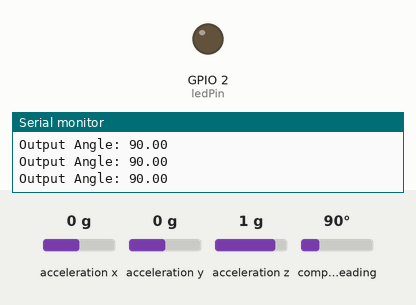
This sketch was run on a simulated ESP32. Parts: output pins drawn as LEDs (lit = HIGH), the last lines printed to the serial monitor. Dashed ring = blinking. Inputs (shaded band) come from the test bench; at power-on: acceleration x 0 g, acceleration y 0 g, acceleration z 1 g, compass heading 90°.

Above: at 2.2 s.
2.3 s: acceleration x set to -1 g
5.3 s: acceleration x set to -1.3 g
At 6.4 s:
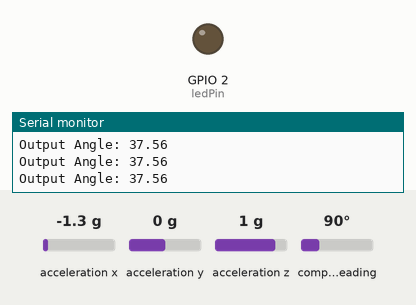
7.2 s: acceleration y set to -0.3 g
9.4 s: acceleration y set to -0.6 g
At 10.6 s:
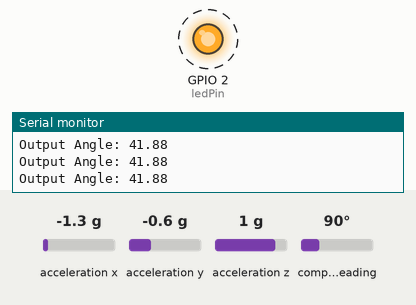
12.4 s: acceleration x set to -1.5 g
At 13.2 s:
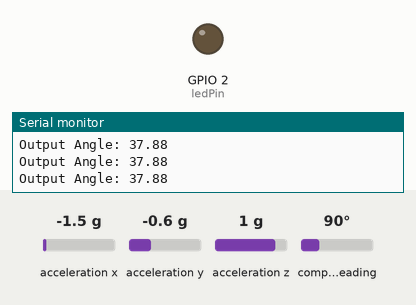
14.2 s: acceleration x set to -0.8 g
At 15.1 s:
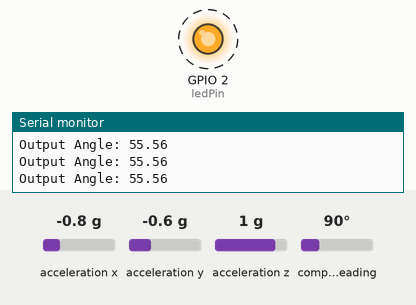
Timing chart, 0 to 18.2 s (numbered marks = the images above; inputs shaded):
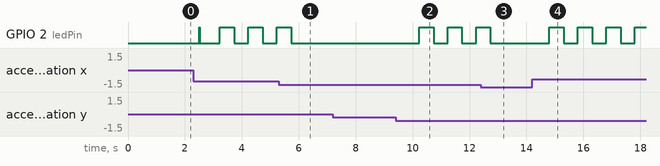

The sketch:

SquatSense_Code_2.0.ino
```cpp
#include <Wire.h>
#include <Adafruit_Sensor.h>
#include <Adafruit_BNO055.h>
#include <utility/imumaths.h>
#include <Ticker.h>

Adafruit_BNO055 bno = Adafruit_BNO055(55);

int ledPin = 2;

int NUM_DATA_POINTS = 5;
int idx = 0;
double y_angle_avg = 0;
double y_angle_buffer[5] = {0};
int ledState = LOW;


Ticker toggler;
Ticker tick;

float rolling_avg(double *y_angle_list) {

  if (idx < NUM_DATA_POINTS) {
      y_angle_buffer[idx] = *y_angle_list;
      idx++;
      return NAN; // Not enough data yet
  } else {
      // Calculate averages
      y_angle_avg = 0;
      for (int i = 0; i < NUM_DATA_POINTS; i++) {
          y_angle_avg += y_angle_buffer[i];
      }
      y_angle_avg /= NUM_DATA_POINTS;

      // Shift elements in the buffer to remove the oldest data point
      for (int i = 0; i < NUM_DATA_POINTS - 1; i++) {
          y_angle_buffer[i] = y_angle_buffer[i + 1];
      }
      // Add the newest data point to the buffer
      y_angle_buffer[NUM_DATA_POINTS - 1] = *y_angle_list;

      return y_angle_avg;
  }
}

void blink() {
  digitalWrite(ledPin, !digitalRead(ledPin));
}

void ledToggle(double angle) {
  static bool tick_attach = false;
  // normal squat
  if (angle > 80 && angle < 100) {
    if (!tick_attach) {
      tick.attach(1, blink);
      tick_attach = true;
    }
  }
  // Shallow squat
  else if (angle > 40 && angle < 60) {
    if (!tick_attach) {
      tick.attach(0.5, blink);
      tick_attach = true;
    }
  }
  // Deep squat
  else if (angle > 105 && angle < 120) {
    if (!tick_attach) {
      tick.attach(0.25, blink);
      tick_attach = true;
    }
  }
  else {
    tick.detach();
    digitalWrite(ledPin, LOW);
    tick_attach = false;
  }
}


void setup() {
  // put your setup code here, to run once:
  Serial.begin(9600);
  Serial.println("Orientation Sensor Test"); Serial.println("");

  /* Initialise the sensor */
  if(!bno.begin())
  {
    /* There was a problem detecting the BNO055 ... check your connections */
    Serial.print("Ooops, no BNO055 detected ... Check your wiring or I2C ADDR!");
    while(1);
  }

  delay(1000);

  bno.setExtCrystalUse(true);

  pinMode(ledPin, OUTPUT);
}


void loop() {
  // put your main code here, to run repeatedly:
  /* Get a new sensor event */
  imu::Vector<3> euler = bno.getVector(Adafruit_BNO055::VECTOR_EULER);

  double current_angle = rolling_avg(&euler.y());

  current_angle = current_angle + 90;

  Serial.print("Output Angle: ");
  Serial.print(current_angle);
  Serial.println("");

  ledToggle(current_angle);

  delay(100);

}
```

Measured:
- the behaviour switches between -0.4 and -0.5 g on acceleration y (found by bisection; images 1 and 2)
- the behaviour switches between -1.3 and -1.4 g on acceleration x (found by bisection; images 2 and 3)
- after the input at 5.3 s, GPIO 2 (ledPin): goes on until 5.7 s, then stays LOW
- after the input at 9.4 s, GPIO 2 (ledPin): alternates HIGH for 0.50 s and LOW for 0.50 s, starting after 0.83 s
- after the input at 12.4 s, GPIO 2 (ledPin): goes on until 12.7 s, then stays LOW
- after the input at 14.2 s, GPIO 2 (ledPin): alternates HIGH for 0.50 s and LOW for 0.50 s, starting after 0.60 s
